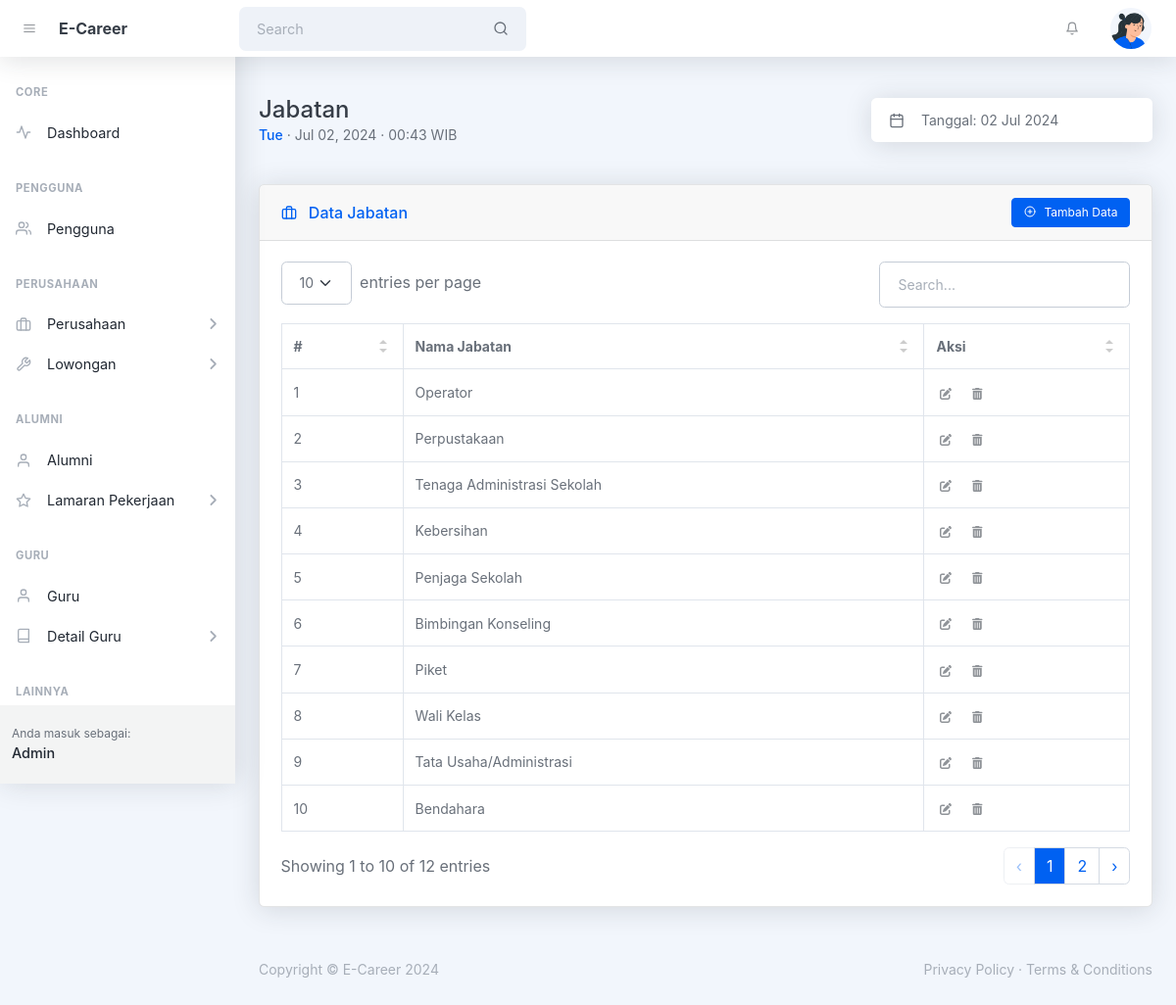
Screenshot of /admin/jabatan.php (signed in) with the database file from the repository.
### tables this page shows
CREATE TABLE `tbl_jabatan` (
  `id` int(11) UNSIGNED NOT NULL,
  `nama_jabatan` varchar(255) NOT NULL,
  `created_at` timestamp NULL DEFAULT current_timestamp(),
  `updated_at` timestamp NULL DEFAULT NULL ON UPDATE current_timestamp()
);

### helpers/isAccessAllowedHelper.php (called while the page is built, shortened)
<?php
function isAccessAllowed($expected_hak_akses = null): bool {
    include_once '../config/config.php';
    $current_hak_akses = $_SESSION['hak_akses'] ?? null;
    $expected_hak_akses = !is_array($expected_hak_akses)
        ? array($expected_hak_akses)
        : $expected_hak_akses;
    return true;
}
?>

### admin/jabatan.php (the view, shortened to what this page needs)
<?php
include '../helpers/isAccessAllowedHelper.php';
if (!isAccessAllowed('admin')) :
  session_destroy();
  echo "<meta http-equiv='refresh' content='0;" . base_url_return('index.php?msg=other_error') . "'>";
else :
  include_once '../config/connection.php';
?>
  <!DOCTYPE html>
  <html lang="en">
  <head>
    <?php include '_partials/head.php' ?>
  </head>
  <body class="nav-fixed">
    <?php include '_partials/topnav.php' ?>
    <div id="layoutSidenav">
      <div id="layoutSidenav_nav">
        <?php include '_partials/sidebar.php' ?>
      </div>
      <div id="layoutSidenav_content">
        <main>
          <div class="container-xl px-4 mt-5">
            <div class="d-flex justify-content-between align-items-sm-center flex-column flex-sm-row mb-4">
              <div class="me-4 mb-3 mb-sm-0">
                <h1 class="mb-0">Jabatan</h1>
                <div class="small">
                  <span class="fw-500 text-primary"><?= date('D') ?></span>
                  &middot; <?= date('M d, Y') ?> &middot; <?= date('H:i') ?> WIB
                </div>
              </div>
              <div class="input-group input-group-joined border-0 shadow w-auto">
                <span class="input-group-text"><i data-feather="calendar"></i></span>
                <input class="form-control ps-0 pointer" id="litepickerRangePlugin" value="Tanggal: <?= date('d M Y') ?>" readonly />
              </div>
            </div>
            <div class="card card-header-actions mb-4 mt-5">
              <div class="card-header">
                <div>
                  <i data-feather="briefcase" class="me-2 mt-1"></i>
                  Data Jabatan
                </div>
                <button class="btn btn-sm btn-primary toggle_modal_tambah" type="button"><i data-feather="plus-circle" class="me-2"></i>Tambah Data</button>
              </div>
              <div class="card-body">
                <table id="datatablesSimple">
                  <thead>
                    <tr>
                      <th>#</th>
                      <th>Nama Jabatan</th>
                      <th>Aksi</th>
                    </tr>
                  </thead>
                  <tbody>
                    <?php
                    $no = 1;
                    $query_jabatan = mysqli_query($connection, "SELECT *  FROM tbl_jabatan ORDER BY id DESC");
                    while ($jabatan = mysqli_fetch_assoc($query_jabatan)):
                    ?>
                      <tr>
                        <td><?= $no++ ?></td>
                        <td><?= $jabatan['nama_jabatan'] ?></td>
                        <td>
                          <button class="btn btn-datatable btn-icon btn-transparent-dark me-2 toggle_modal_ubah"
                            data-id_jabatan="<?= $jabatan['id'] ?>"
                            data-nama_jabatan="<?= $jabatan['nama_jabatan'] ?>">
                            <i class="fa fa-pen-to-square"></i>
                          </button>
                          <button class="btn btn-datatable btn-icon btn-transparent-dark me-2 toggle_swal_hapus"
                            data-id_jabatan="<?= $jabatan['id'] ?>"
                            data-nama_jabatan="<?= $jabatan['nama_jabatan'] ?>">
                            <i class="fa fa-trash-can"></i>
                          </button>
                        </td>
                      </tr>
                    <?php endwhile ?>
                  </tbody>
                </table>
              </div>
            </div>
          </div>
        </main>
        <?php include '_partials/footer.php' ?>
      </div>
    </div>
  </body>
  </html>
<?php endif ?>

### rows the page displays
tbl_jabatan: nama_jabatan "Operator"
tbl_jabatan: nama_jabatan "Perpustakaan"
tbl_jabatan: nama_jabatan "Tenaga Administrasi Sekolah"
tbl_jabatan: nama_jabatan "Kebersihan"
tbl_jabatan: nama_jabatan "Penjaga Sekolah"
tbl_jabatan: nama_jabatan "Bimbingan Konseling"
tbl_jabatan: nama_jabatan "Piket"
tbl_jabatan: nama_jabatan "Wali Kelas"
tbl_jabatan: nama_jabatan "Tata Usaha/Administrasi"
tbl_jabatan: nama_jabatan "Bendahara"

### other values shown
SITE_NAME_SHORT "E-Career"
$user_logged_in "Admin"
